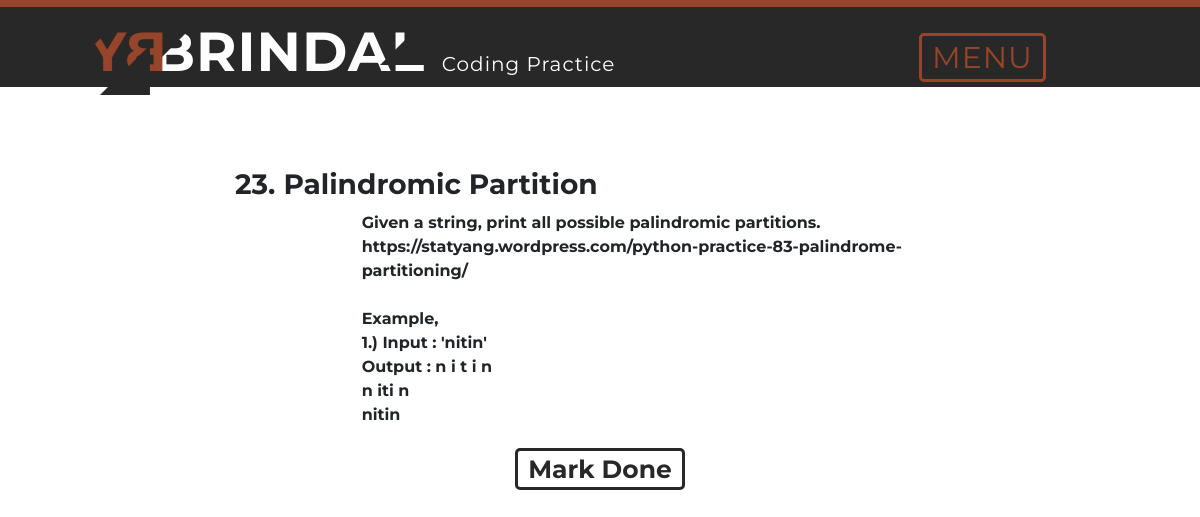
Screenshot of /pick_one with the database file from the repository.
### models/db_setup.py (models this page shows)
class Questions(Base):
    __tablename__ = 'questions'
    name = Column(String(80), nullable=False)
    descriptions = Column(String(3000), nullable=False)
    example = Column(String(3000))
    reference = Column(String(200))
    solved = Column(Boolean, default=False)
    added_time = Column(DateTime, default=datetime.datetime.now)
    last_solved = Column(DateTime, onupdate=datetime.datetime.now)
    id = Column(Integer, primary_key=True)

### api_server.py (the view)
@app.route('/pick_one', methods=['GET'])
def pick_a_question():
    question = session.query(Questions).filter_by(solved=False).order_by(func.random()).first()
    if question is None:
        button = None
        q = None
    else:
        button = 1
        q = [question]
    return render_template('questions.html', questions=q, button=button)

### views/templates/questions.html (shortened to what this page needs)
{% extends "base_frame.html" %} {% block content %}
<br><br>
{% if questions %}
    <b>
        {% for question in questions %}
        <div class="row">
            <div class="col-md-2"></div>
            <div class = "col-md-8">
                <h3><b>{{ question.id }}. {{ question.name }}</b></h3>
                <div class="row">
                    <div class="col-md-1"></div>
                </div>
                <div class="row">
                    <div class="col-sm-2"></div>
                    <div class = "col-sm-10">
                        {{ question.descriptions | safe}}
                    </div>
                </div>
                {% if question.example %}
                    <div class="row">
                        <div class="col-sm-2"></div>
                        <div class = "col-sm-10">
                            <br>
                            Example,<br>
                            {{ question.example | safe}}
                        </div>
                    </div>
                {% endif %}
            </div>
            <div class="col-md-2"></div>
        </div>
        <br>
            {% if button %}
                <div class="text-center">
                    <a href="{{url_for('change_status', question_id=question.id)}}" class="btn-normal button-txt" style="text-decoration: none;">
                        Mark Done
                    </a>
                </div>
            {% endif %}
        {% endfor %}
    </b>
{% else %}
    <div class="row"> You have finished all the Questions or missing data </data>
{% endif %}
{% endblock %}

### views/static/css/style.css (style rules this page uses)
html, body { height: 100%; font-family: 'Montserrat', sans-serif; }
.btn-normal { color: #282828; padding: 2%; font-size: 25px; border: solid; cursor: pointer; border-radius: 5px; }
.button-txt { padding: 3px 10px; }

### rows the page displays
Questions: id "23", name "Palindromic Partition", descriptions "Given a string, print all possible palindromic partitions. https://statyang.wordpress.com/python-practice-83-palindrome-partitioning/", example "1.) Input : 'nitin' Output : n i t i n n iti n nitin"
